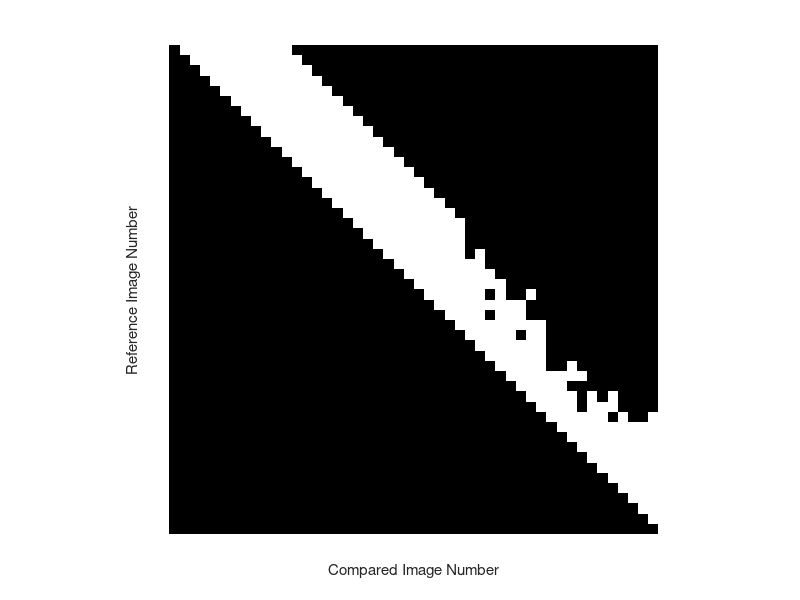

MATLAB code for this plot: (Note: this script raises an error after producing the figure.)
%% get accurate reference from map

% Get whole map
load('tracked305_tyouseiResult');

%% Get value Map
pmat = peakMap(:,:,1);                                      % get largest peak map 
minpeak = 0.075;
Bpmat = im2bw(pmat,minpeak);                        % Get binarized pmat
Spmat = Bpmat.*pmat;                                       % Get sparse peakmat

figure(1);
imshow(Bpmat);
ylabel('Reference Image Number');
xlabel('Compared Image Number');

%% kuso syuusei
n = Numframes;
time(n) = time(n-1)*2 - time(n-1);
 
 %% 1. solve theta equation
 T_val = zeros(size(valMap,1),4);                         % put the true value
 nT_val = zeros(size(valMap,1),4);                         % put the unchi value
 sT_val = zeros(size(valMap,1),4);
 
 CtaMap = valMap(:,:,4);                                     % get theta map
 rCtaMap = CtaMap .* Bpmat;                              % get theta map
nMap = triu(ones(size(Bpmat)),1) - triu(ones(size(Bpmat)),2); % neighbor map

T_val(2:n,4) = solve_Mapping(rCtaMap,Bpmat);
figure(2);
plot(time,T_val(:,4));
xlabel('time [s]');
ylabel('rotational ref [deg]');
grid on;
legend('Estimated Reference with FullMap')

nT_val(2:n,4) = solve_Mapping(rCtaMap,nMap);
figure(3);
plot(time,nT_val(:,4),'r--');
xlabel('time [s]');
ylabel('rotational ref [deg]');
grid on;
legend('Estimated Reference with Neighbor Information')

figure(4);
plot(time,T_val(:,4),'b',time,nT_val(:,4),'r--');
xlabel('time [s]');
ylabel('rotational ref [deg]');
grid on;
legend('with Map Information','with Neighbor Information','Location','Best')

sT_val(2:n,4) = solve_Mapping(rCtaMap,Spmat);
figure(5);
plot(time,sT_val(:,4));
xlabel('time [s]');
ylabel('rotational ref [deg]');
grid on;
legend('Estimated Reference with FullMap')

figure(6);
plot(time,T_val(:,4),'b',time,nT_val(:,4),'r--',time,sT_val(:,4),'m-.');
xlabel('time [s]');
ylabel('rotational ref [deg]');
grid on;
legend('with Map Information','with Neighbor Information','with weighted Map Information','Location','Best')


%% 2. solve kappa equation
KMap = valMap(:,:,3);                                        % get kappa map
lKMap = log(KMap);                                            % make log scale map
lKMap(~isfinite(lKMap))=0;

% rlKMap = lKMap.*BMap;                                      % make log scale map

lnkappa = solve_Mapping(lKMap,Bpmat);          % solve linear equation
slnkappa = solve_Mapping(lKMap,Spmat);          % solve linear equation
nlnkappa = solve_Mapping(lKMap,nMap);          % solve linear equation


T_val(2:n,3) = exp(lnkappa);                                 % kappa 
T_val(1,3) = 1;                                 % kappa 
sT_val(2:n,3) = exp(slnkappa);                                 % kappa 
sT_val(1,3) = 1;                                 % kappa 
nT_val(2:n,3) = exp(nlnkappa);                                 % kappa 
nT_val(1,3) = 1;                                 % kappa 


figure(7);
plot(time,T_val(:,3));
xlabel('time [s]');
ylabel('Scaling ');
grid on;
legend('Estimated Reference with FullMap')

figure(8);
plot(time,T_val(:,3),'b',time,nT_val(:,3),'r--');
xlabel('time [s]');
ylabel('Scaling ');
grid on;
legend('with Map Information','with Neighbor Information','Location','Best')


figure(9);
plot(time,T_val(:,3),'b',time,nT_val(:,3),'r--',time,sT_val(:,3),'m-.');
xlabel('time [s]');
ylabel('Scaling ');
grid on;
legend('with Map Information','with Neighbor Information','with weighted Map Information','Location','Best')

%% 3. solve translation equation
 TMap = valMap(:,:,1:2);
 
 CtaMap2 = repmat(T_val(:,4),1,n);
 KMap2 = repmat(T_val(:,3),1,n);
 csMap = cosd(CtaMap2) .* KMap2;
 snMap = sind(CtaMap2) .* KMap2;

TrMapx = csMap .* TMap(:,:,1) + snMap.* TMap(:,:,2);
TrMapy = -snMap .* TMap(:,:,1) + csMap.* TMap(:,:,2);

T_val(2:n,1) = solve_Mapping(TrMapx,Bpmat);          % solve linear equation
T_val(2:n,2) = solve_Mapping(TrMapy,Bpmat);          % solve linear equation
sT_val(2:n,1) = solve_Mapping(TrMapx,Spmat);          % solve linear equation
sT_val(2:n,2) = solve_Mapping(TrMapy,Spmat);          % solve linear equation
nT_val(2:n,1) = solve_Mapping(TrMapx,nMap);          % solve linear equation
nT_val(2:n,2) = solve_Mapping(TrMapy,nMap);          % solve linear equation


figure(10);
plot(time,T_val(:,2),'b',time,nT_val(:,2),'r--');
xlabel('time [s]');
ylabel('y axis translation [pix]');
grid on;
legend('with Map Information','with Neighbor Information','Location','Best')

%%

figure(11);
plot(time,T_val(:,1),'b',time,nT_val(:,1),'r--');
xlabel('time [s]');
ylabel('x axis translation [pix]');
grid on;
legend('with Map Information','with Neighbor Information','Location','Best')

figure(12);
plot(time,T_val(:,2),'b',time,nT_val(:,2),'r--',time,sT_val(:,2),'m-.');
xlabel('time [s]');
ylabel('y axis translation [pix]');
grid on;
legend('with Map Information','with Neighbor Information','with weighted Map Information','Location','Best')

figure(13);
plot(time,T_val(:,1),'b',time,nT_val(:,1),'r--',time,sT_val(:,1),'m-.');
xlabel('time [s]');
ylabel('x axis translation [pix]');
grid on;
legend('with Map Information','with Neighbor Information','with weighted Map Information','Location','Best')

%% save
rst_val = T_val(2:n,:);
time_r = time(1:n-1);
%save('RefsultExp305','time','T_val','nT_val','sT_val','n')
save('RefresultExp305','time_r','rst_val');
